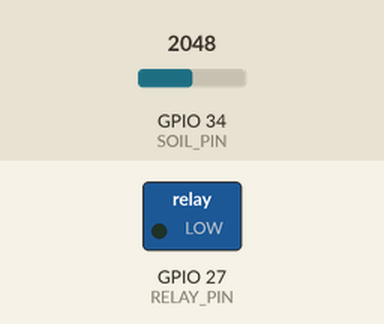
Simulated run of this sketch. Board: ESP32. Shown: switched loads named in the sketch (green lamp = pin HIGH). The inputs (shaded band) are chosen by the test bench; at power-on: GPIO 34 (SOIL_PIN) = 2048. WiFi joins after 1.5 s; servers stay silent unless stated; uploads are accepted with an empty reply; what the sketch prints to the serial monitor is not drawn.

Above: at 3.7 s.
3.8 s: GPIO 34 (SOIL_PIN) set to 2987
6.5 s: GPIO 34 (SOIL_PIN) set to 3063
At 11.0 s:
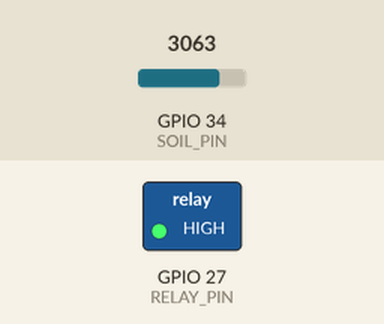
Timing chart, 0 to 12.5 s (numbered marks = the images above; inputs shaded):
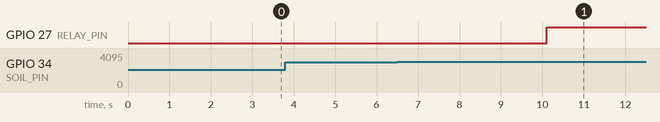

Measured:
- the behaviour switches between 3020 and 3021 on GPIO 34 (SOIL_PIN) (found by bisection; images 0 and 1)
- after the input at 3.8 s, every drawn part: stays the same
- after the input at 6.5 s, GPIO 27 (RELAY_PIN): LOW → HIGH after 3.6 s

The sketch:

esp32_iot_monitor.ino
```cpp
/*
  ESP32 IoT Monitor — Firmware Phase 1
  Target: ESP32 -> WiFi -> Internet/LAN -> REST API -> Database -> Web Dashboard

  Hardware Connections:
    - Capacitive / Resistive Soil Sensor AO -> GPIO 34 (Analog In)
    - Relay Module Control IN               -> GPIO 27 (Digital Out)
    - Power: 3.3V / 5V and GND

  Virtual Pin Mapping:
    - V0: Soil Moisture Percentage (0 - 100 %)  [INTEGER]
    - V1: Temperature (simulated/DHT) (°C)      [FLOAT]
    - V2: Raw Soil ADC value (0 - 4095)         [INTEGER]
    - V3: Relay / Pump State (true/false)       [BOOLEAN]

  Libraries Required:
    - WiFi.h (ESP32 Built-in)
    - HTTPClient.h (ESP32 Built-in)
    - ArduinoJson.h (Install via Arduino IDE Library Manager)
*/

#include <WiFi.h>
#include <HTTPClient.h>
#include <ArduinoJson.h>

// ==========================================
// CONFIGURATION: UPDATE THESE VALUES
// ==========================================
const char* ssid     = "YOUR_WIFI_SSID";
const char* password = "YOUR_WIFI_PASSWORD";

// Server API Endpoint (Supports HTTP or HTTPS)
// Example: "http://192.168.1.10:3000/api/device/data" or Cloud Run URL
#define SERVER_URL    "http://YOUR_SERVER_URL/api/device/data"
#define HEARTBEAT_URL "http://YOUR_SERVER_URL/api/device/heartbeat"

// Device Token generated from Web Dashboard (Devices -> Add Device)
#define DEVICE_TOKEN  "YOUR_DEVICE_TOKEN_HERE"

// Hardware Pin Definitions
#define SOIL_PIN      34  // Analog Pin GPIO 34 (Physical ADC)
#define RELAY_PIN     27  // Digital Pin GPIO 27 (Physical Relay)

// Calibration Constants for Soil Moisture Sensor
// Dry air ADC value (~3500) vs Submerged in water ADC value (~1100)
#define ADC_DRY       3500
#define ADC_WET       1100

// Reporting Intervals (in milliseconds)
const unsigned long DATA_INTERVAL      = 5000;   // Send sensor readings every 5 seconds
const unsigned long HEARTBEAT_INTERVAL = 25000;  // Send heartbeat keep-alive every 25 seconds

// State Variables
unsigned long lastDataTime      = 0;
unsigned long lastHeartbeatTime = 0;
int rawADC                      = 0;
int moisturePercent             = 0;
float temperatureC              = 28.5; // Example ambient temperature
bool pumpActive                 = false;

// ==========================================
// FUNCTION DECLARATIONS
// ==========================================
void connectWiFi();
void readSensors();
void printStatus();
bool sendData();
bool sendHeartbeat();

void setup() {
  Serial.begin(115200);
  delay(1000);

  Serial.println();
  Serial.println("==========================================");
  Serial.println("   ESP32 IoT Monitor — PHASE 1 FIRMWARE   ");
  Serial.println("==========================================");

  // Setup GPIOs
  pinMode(SOIL_PIN, INPUT);
  pinMode(RELAY_PIN, OUTPUT);
  digitalWrite(RELAY_PIN, LOW); // Default relay off

  // Connect to Local / Internet WiFi
  connectWiFi();
}

void loop() {
  // Ensure WiFi is still connected
  if (WiFi.status() != WL_CONNECTED) {
    Serial.println("[WIFI] Connection lost! Reconnecting...");
    connectWiFi();
  }

  unsigned long currentMillis = millis();

  // Task 1: Periodic Sensor Reading and Data Transmission
  if (currentMillis - lastDataTime >= DATA_INTERVAL) {
    lastDataTime = currentMillis;

    readSensors();
    printStatus();
    sendData();
  }

  // Task 2: Periodic Heartbeat (ensures lastSeen is updated even without data changes)
  if (currentMillis - lastHeartbeatTime >= HEARTBEAT_INTERVAL) {
    lastHeartbeatTime = currentMillis;
    sendHeartbeat();
  }

  delay(50); // Yield to ESP32 RTOS background watchdog
}

// ==========================================
// IMPLEMENTATION
// ==========================================

void connectWiFi() {
  Serial.printf("[WIFI] Connecting to SSID: %s\n", ssid);
  WiFi.mode(WIFI_STA);
  WiFi.begin(ssid, password);

  int attempts = 0;
  while (WiFi.status() != WL_CONNECTED && attempts < 30) {
    delay(500);
    Serial.print(".");
    attempts++;
  }

  if (WiFi.status() == WL_CONNECTED) {
    Serial.println("\n[WIFI] Connected successfully!");
    Serial.print("[WIFI] Local IP Address: ");
    Serial.println(WiFi.localIP());
    Serial.print("[WIFI] Signal Strength (RSSI): ");
    Serial.print(WiFi.RSSI());
    Serial.println(" dBm");
  } else {
    Serial.println("\n[WIFI] Failed to connect! Check credentials and router.");
  }
}

void readSensors() {
  // 1. Read Physical GPIO 34 (Analog ADC: 0 - 4095)
  // Take average of 5 consecutive readings for noise reduction
  long sum = 0;
  for (int i = 0; i < 5; i++) {
    sum += analogRead(SOIL_PIN);
    delay(10);
  }
  rawADC = sum / 5;

  // 2. Map ADC reading to Soil Moisture Percentage (0% - 100%)
  // Note: Higher ADC usually means drier soil (higher resistance)
  long mappedValue = map(rawADC, ADC_DRY, ADC_WET, 0, 100);

  // 3. Constrain within valid physical boundaries
  moisturePercent = constrain(mappedValue, 0, 100);

  // Simple automated relay threshold logic (optional local fail-safe)
  if (moisturePercent < 20) {
    // Soil is very dry -> trigger pump
    pumpActive = true;
    digitalWrite(RELAY_PIN, HIGH);
  } else if (moisturePercent > 60) {
    pumpActive = false;
    digitalWrite(RELAY_PIN, LOW);
  }
}

void printStatus() {
  Serial.println("------------------------------------------");
  Serial.printf("[SENSOR] Physical GPIO 34 ADC : %d\n", rawADC);
  Serial.printf("[SENSOR] Soil Moisture (V0)    : %d %%\n", moisturePercent);
  Serial.printf("[SENSOR] Temperature (V1)      : %.1f °C\n", temperatureC);
  Serial.printf("[SENSOR] Pump Relay (V3)       : %s\n", pumpActive ? "ON" : "OFF");
}

bool sendData() {
  if (WiFi.status() != WL_CONNECTED) {
    Serial.println("[HTTP] Cannot send data: WiFi disconnected");
    return false;
  }

  HTTPClient http;
  Serial.print("[HTTP] Sending POST to: ");
  Serial.println(SERVER_URL);

  http.begin(SERVER_URL);
  http.addHeader("Content-Type", "application/json");

  // Construct JSON Payload using ArduinoJson
  // Matches backend API contract:
  // {
  //   "deviceToken": "...",
  //   "data": { "V0": 67, "V1": 28.5, "V2": 1880, "V3": true }
  // }
  StaticJsonDocument<256> doc;
  doc["deviceToken"] = DEVICE_TOKEN;

  JsonObject dataObj = doc.createNestedObject("data");
  dataObj["V0"] = moisturePercent;    // Datastream V0 (INTEGER, 0-100)
  dataObj["V1"] = temperatureC;       // Datastream V1 (FLOAT, 0-100)
  dataObj["V2"] = rawADC;             // Datastream V2 (INTEGER, 0-4095)
  dataObj["V3"] = pumpActive;         // Datastream V3 (BOOLEAN, true/false)

  String jsonPayload;
  serializeJson(doc, jsonPayload);

  int httpResponseCode = http.POST(jsonPayload);

  if (httpResponseCode > 0) {
    String responseString = http.getString();
    Serial.printf("[HTTP] Response Status: %d\n", httpResponseCode);
    Serial.print("[HTTP] Server Response: ");
    Serial.println(responseString);

    if (httpResponseCode == 200) {
      Serial.println("[SERVER] DATA RECEIVED & STORED");
      http.end();
      return true;
    } else if (httpResponseCode == 401) {
      Serial.println("[SERVER ERROR] 401 INVALID_DEVICE_TOKEN - Check your token in Web Dashboard!");
    } else if (httpResponseCode == 400) {
      Serial.println("[SERVER ERROR] 400 VALIDATION FAILED - Check virtual pins and datatypes!");
    }
  } else {
    Serial.printf("[HTTP] Connection failed, error: %s\n", http.errorToString(httpResponseCode).c_str());
  }

  http.end();
  return false;
}

bool sendHeartbeat() {
  if (WiFi.status() != WL_CONNECTED) return false;

  HTTPClient http;
  http.begin(HEARTBEAT_URL);
  http.addHeader("Content-Type", "application/json");

  StaticJsonDocument<128> doc;
  doc["deviceToken"] = DEVICE_TOKEN;

  String jsonPayload;
  serializeJson(doc, jsonPayload);

  int httpCode = http.POST(jsonPayload);
  if (httpCode == 200) {
    Serial.println("[HEARTBEAT] Keep-alive OK (Status: ONLINE)");
    http.end();
    return true;
  }
  http.end();
  return false;
}
```
